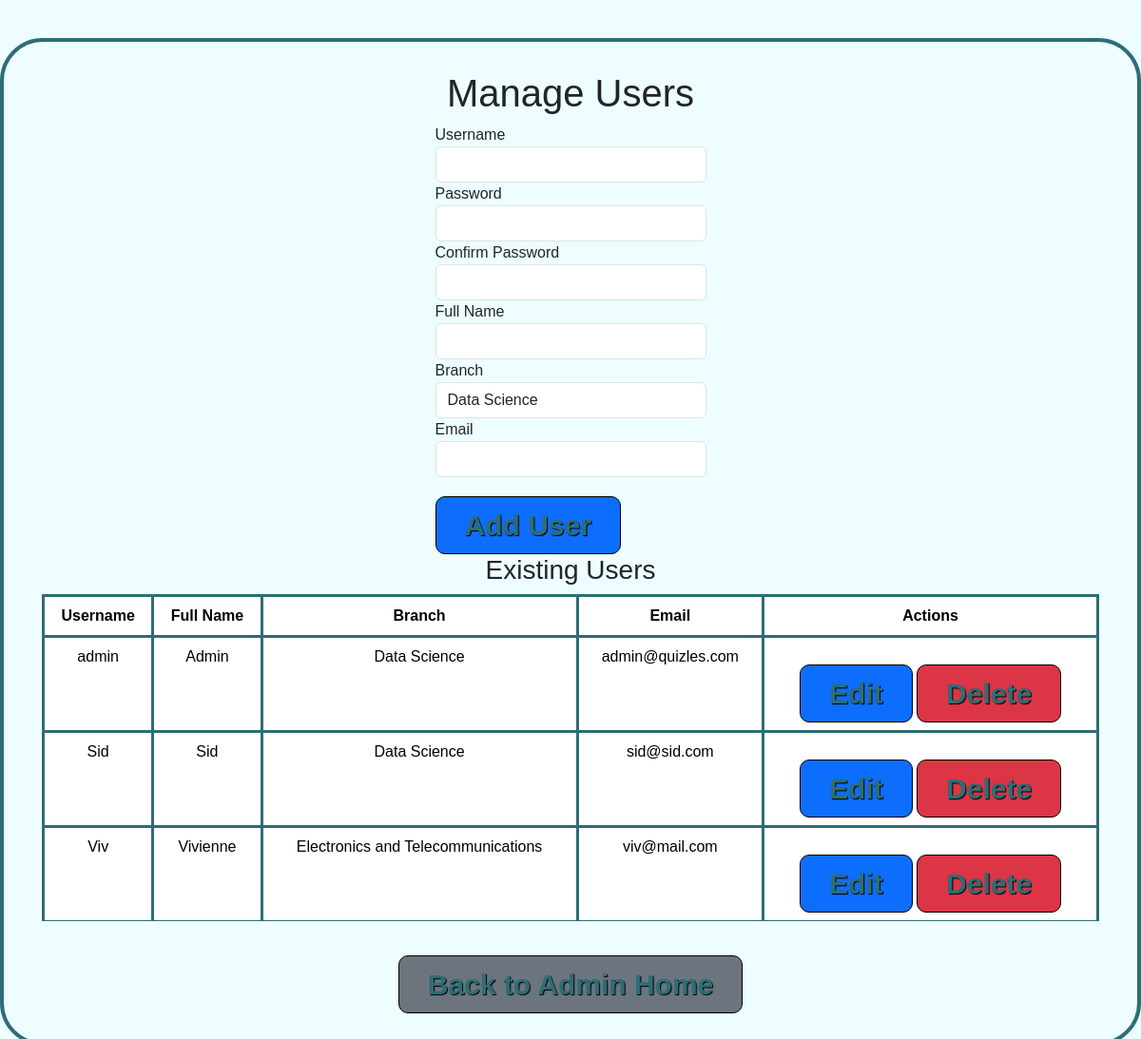
The page /admin/manage_user (signed in) on the database as committed earlier.
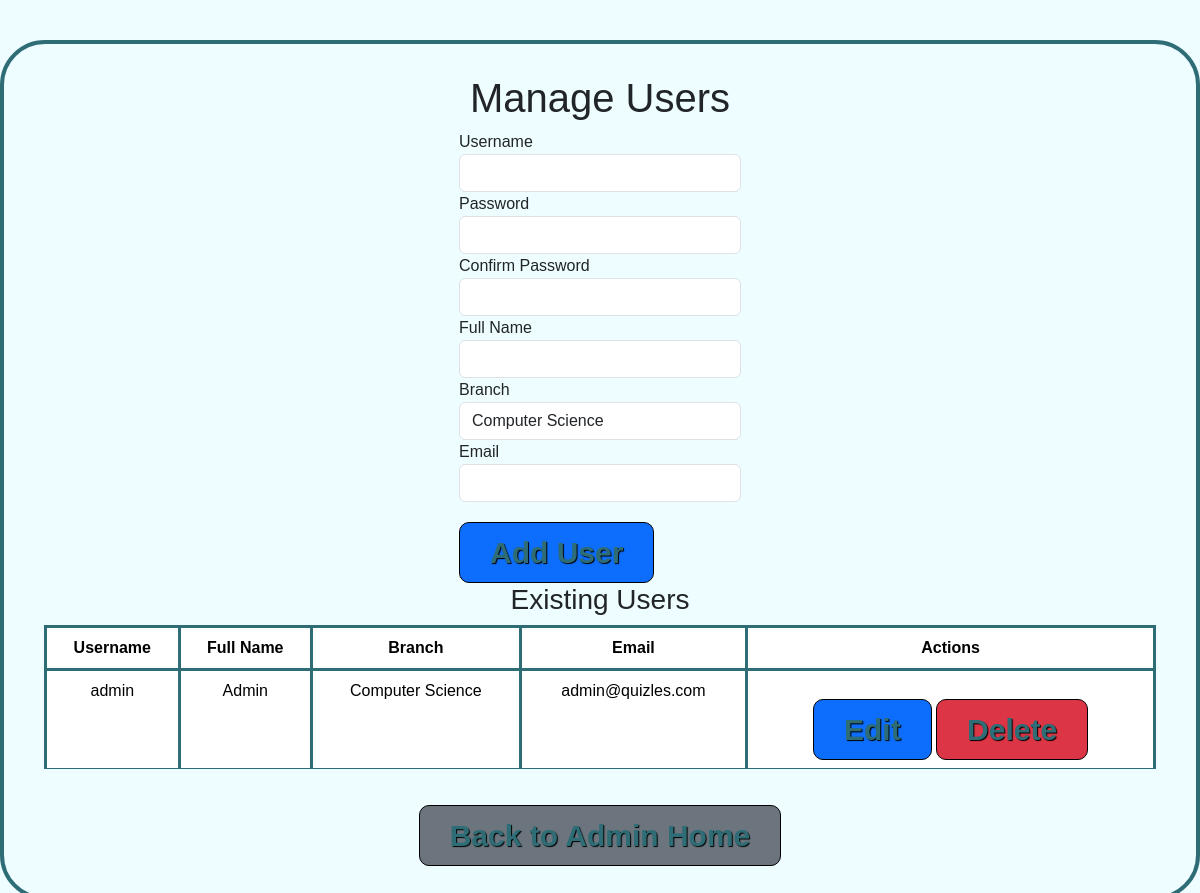
The same page on the database as committed later.
### models.py (models this page shows, shortened)
class User(db.Model, UserMixin):
    __tablename__ = "user"
    id = db.Column(db.Integer, primary_key=True)
    username = db.Column(db.String(80), unique=True, nullable=False)
    password_hash = db.Column(db.String(128), nullable=False)
    name = db.Column(db.String(100), nullable=False)
    email = db.Column(db.String(120), unique=True, nullable=False)
    is_admin = db.Column(db.Boolean, default=False)
    branch_id = db.Column(db.Integer, db.ForeignKey('branch.id'), nullable=False)

class Branch(db.Model):
    __tablename__ = 'branch'
    id = db.Column(db.Integer, primary_key=True)
    name = db.Column(db.String(50), unique=True, nullable=False)
    users = db.relationship('User', backref='branch', lazy=True)
    subjects = db.relationship('Subject', backref='branch', lazy=True)

### routes.py (the view, shortened to what this page needs)
@admin_bp.route("/manage_user", methods=['GET', 'POST'])
@login_required
@admin_only
def manage_user():
    form = UserForm()
    form.branch_id.choices = [(b.id, b.name) for b in Branch.query.all()]  # Populate branch dropdown
    users = User.query.all()
    user_id = request.args.get('user_id')  # Get the user_id for editing
    delete_user_id = request.args.get('delete_user_id')  # This will be used to delete the user
    return render_template("admin/manage_user.html", form=form, users=users)

### forms.py
class UserForm(FlaskForm):
    username = StringField('Username', validators=[DataRequired(), Email()])
    password = PasswordField('Password', validators=[DataRequired(), Length(min=8)])
    confirm_password = PasswordField('Confirm Password', validators=[DataRequired(), EqualTo('password')])
    name = StringField('Name', validators=[DataRequired()])
    email = StringField('Email', validators=[DataRequired(), Email()])
    branch_id = SelectField('Branch', validators=[DataRequired()])
    submit = SubmitField('Submit')

### app.py (called while the page is built)
@login_manager.user_loader
def load_user(user_id):
    return User.query.get(int(user_id))

### routes.py (called while the page is built)
def admin_only(func):
    @wraps(func)
    def wrapper(*args, **kwargs):
        if not current_user.is_authenticated or not current_user.is_admin:
            flash('Access restricted. Admins only!', 'error')
            return redirect(url_for('routes.index'))
        return func(*args, **kwargs)
    return wrapper

### templates/admin/manage_user.html (shortened to what this page needs)
{% extends 'layout.html' %}
{% block content %}
  <h1>Manage Users</h1>
  <form method="POST">
    <div>
      <label for="username">Username</label>
      {{ form.username(class="form-control") }}
    </div>
    <div>
      <label for="password">Password</label>
      {{ form.password(class="form-control") }}
    </div>
    <div>
      <label for="confirm_password">Confirm Password</label>
      {{ form.confirm_password(class="form-control") }}
    </div>
    <div>
      <label for="name">Full Name</label>
      {{ form.name(class="form-control") }}
    </div>
    <div>
      <label for="branch_id">Branch</label>
      {{ form.branch_id(class="form-control") }}
    </div>
    <div>
      <label for="email">Email</label>
      {{ form.email(class="form-control") }}
    </div>
    <div>
      <button type="submit" class="btn btn-primary">
        {{ 'Add User' }}
      </button>
    </div>
  </form>
  <h3>Existing Users</h3>
  <table class="table">
    <thead>
      <tr>
        <th>Username</th>
        <th>Full Name</th>
        <th>Branch</th>
        <th>Email</th>
        <th>Actions</th>
      </tr>
    </thead>
    <tbody>
      {% for user in users %}
        <tr>
          <td>{{ user.username }}</td>
          <td>{{ user.name }}</td>
          <td>{{ user.branch.name }}</td>
          <td>{{ user.email }}</td>
          <td>
            <a href="{{ url_for('admin.manage_user', user_id=user.id) }}" class="btn btn-primary">Edit</a>
            <a href="{{ url_for('admin.manage_user', delete_user_id=user.id) }}" class="btn btn-danger" onclick="return confirm('Are you sure you want to delete this user?')">Delete</a>
          </td>
        </tr>
      {% endfor %}
    </tbody>
  </table>
  <a href="{{ url_for('admin.admin_home') }}" class="btn btn-secondary">Back to Admin Home</a>
{% endblock %}

### templates/layout.html (shortened to what this page needs)
<!DOCTYPE html>
<html lang="en">
<head>
    <link href="https://cdn.jsdelivr.net/npm/bootstrap@5.3.3/dist/css/bootstrap.min.css" rel="stylesheet"
>
</head>
<body>
    <div class="container">
        {% block content %}{% endblock %}
    </div>
</body>
</html>

### templates/admin/manage_user.html (style rules this page uses)
body { background-color: #EEFDFF; margin: 0; padding: 0; display: flex; flex-direction: column; align-items: center; height: 100vh; font-family: 'Comic Sans MS', cursive, sans-serif; }
.container { width: 100%; max-width: 1200px; height: auto; margin: 40px auto; background-color: #EEFDFF; padding: 30px 40px; border-radius: 45px; border: 4px solid #2E6D76; display: flex; flex-direction: column; align-items: center; }
table { width: 100%; border-collapse: collapse; }
th, td { padding: 10px; border: 3px solid #2E6D76; text-align: center; }
th { background-color: #6a91a3; font-weight: bold; }
.btn { color: #2E6D76; font-size: 30px; text-shadow: 1px 1px 1px black; font-weight: bold; padding: 7px 30px; border-color: black; cursor: pointer; margin-top: 20px; border-radius: 10px; }

Rows that differ between the two databases and show on the page:
removed User: username "Sid", name "Sid", branch.name "Data Science", email "sid@sid.com"
removed User: username "Viv", name "Vivienne", branch.name "Electronics and Telecommunications", email "viv@mail.com"
changed User "admin": branch.name "Data Science" → "Computer Science"
Other text that changed with them:
form field branch_id: "Data Science" → "Computer Science"
